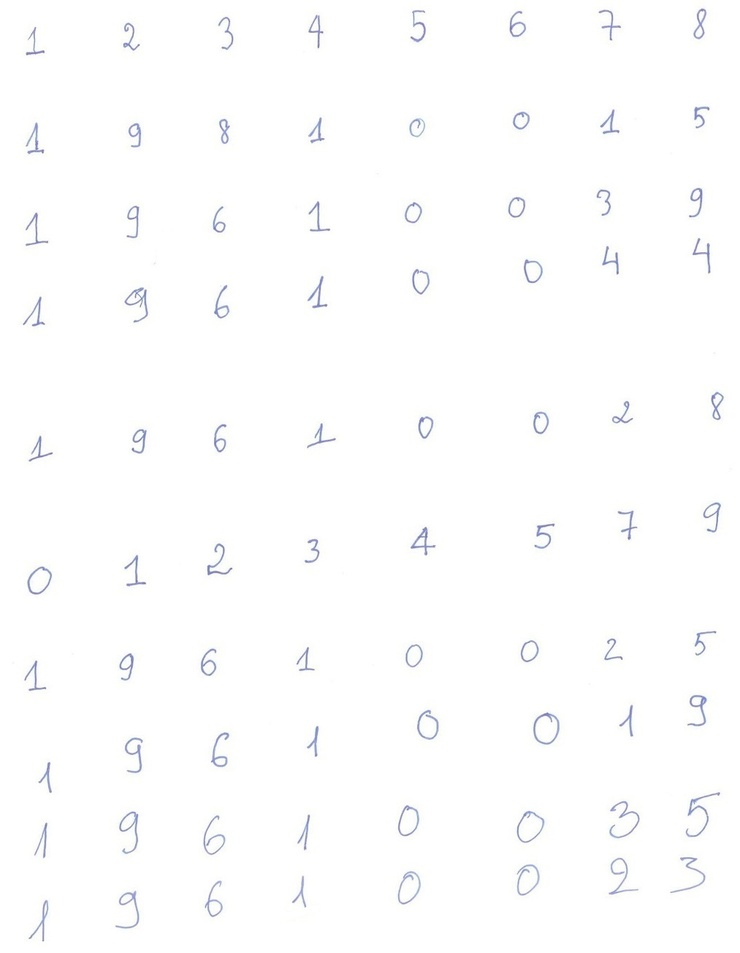
#> input picture nhan_dang_chu_viet_tay_mnist/nhan_dang_chu_so_viet_tay/ChuSoReSize.jpg, 740 x 953 px, shrunk from 1013 x 1304 before the run, found by its file name
$ python b1_phan_nguong.py
#> lines starting #> are read from the running program, lines starting #| are printed output that depends on the picture; after the words box and inside, x2 and y2 are one past the last pixel; in counts of white or black regions, pixels touching at a corner belong together
import cv2
import numpy as np
import pytesseract

imgin = cv2.imread("ChuSoResize.jpg", cv2.IMREAD_GRAYSCALE)
#> imgin: shape (953, 740); min 117, max 255, mean 253.3
val, temp = cv2.threshold(imgin, 200, 255, cv2.THRESH_BINARY_INV + cv2.THRESH_OTSU)
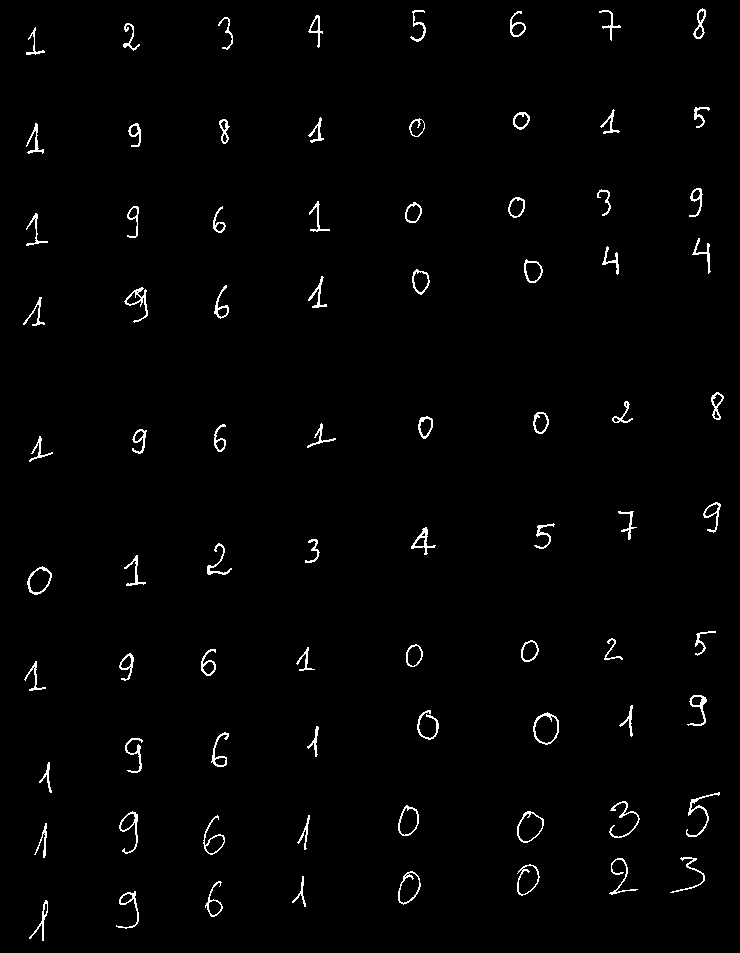
#> temp: shape (953, 740); 1.5% white in thin lines or dots
#> val = 212
print("val ", val)
#| val  212.0
# cv2.imshow("Temp", temp)

dem, label = cv2.connectedComponents(temp)
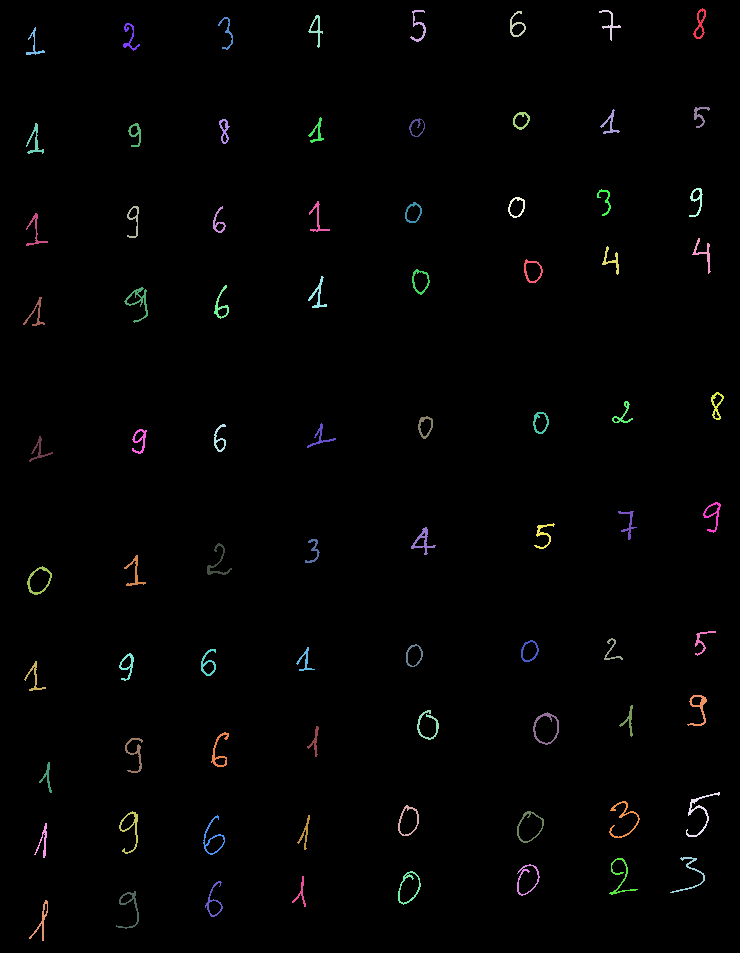
#> label: shape (953, 740) int32; 81 distinct labels, from 0 to 80; one colour per label, 0 black
#> dem = 81

a = np.zeros(dem, np.int32)
#> a = 81 values from 0 to 0
M, N = label.shape
#> M = 953; N = 740
for x in range(0, M):
    for y in range(0, N):
        r = label[x, y]
        a[r] += 1
#> after the loop, a = 81 values, max 694456 at index 0, min 86 at index 14, mean 8706.4

max = max(a[1:])
#> max = 223
nguong = max // 10
#> nguong = 22

# [11 lines of commented-out code are left out]

imgout = np.zeros((M, N), np.uint8)
k = 1
for r in range(1, dem):
    if a[r] > nguong:
        xmin = M - 1
        ymin = N - 1
        xmax = 0
        ymax = 0
        for x in range(0, M):
            for y in range(0, N):
                if label[x, y] == r:
                    if x < xmin:
                        xmin = x
                    if y < ymin:
                        ymin = y
                    if x > xmax:
                        xmax = x
                    if y > ymax:
                        ymax = y
                    imgout[x, y] = 255
        print("k =", k)
        k += 1
        word = imgout[xmin : xmax + 1, ymin : ymax + 1]
        custom_config = r"--oem 3 --psm 6"
#> (the run stopped early here; a loop or call above may not have finished)

$ run again, with nhan_dang_chu_viet_tay_mnist/nhan_dang_chu_so_viet_tay/ChuSo.bmp saved as nhan_dang_chu_viet_tay_mnist/nhan_dang_chu_so_viet_tay/ChuSoReSize.jpg
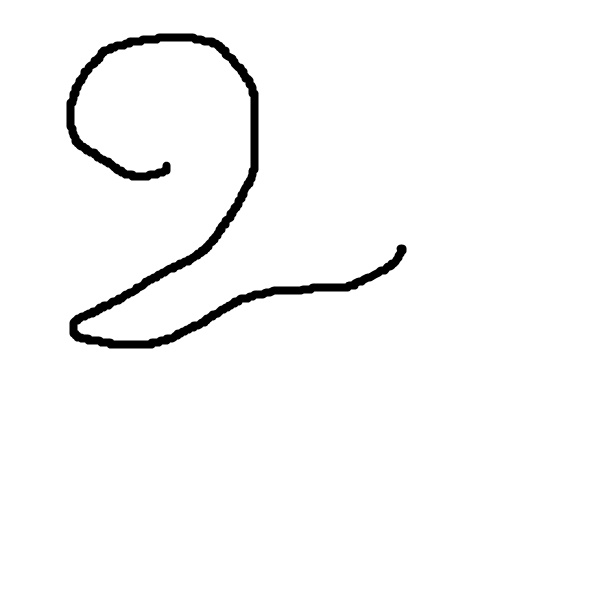
#> input picture nhan_dang_chu_viet_tay_mnist/nhan_dang_chu_so_viet_tay/ChuSo.bmp, 609 x 607 px, found by its file name
#> imgin is the input picture: shape (607, 609); min 0, max 255, mean 248.6
#> `val, temp = cv2.threshold(imgin, 200, 255, cv2.THRESH_BINARY_INV + cv2..`:
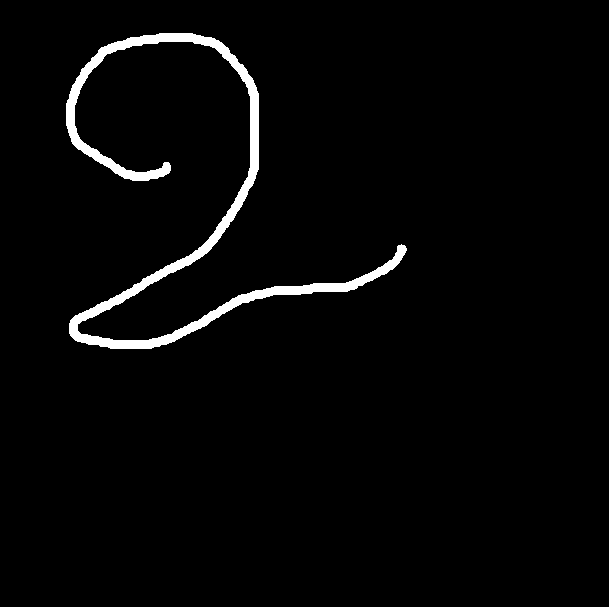
#> temp: shape (607, 609); 2.6% white; 1 white region, box (x1, y1, x2, y2) and area: (66, 33, 407, 349) 9610
#> val = 135
#| val  135.0
#> dem = 2
#> after the loop `for x in range(0, M):`: a = [360053, 9610]
#> max = 9610
#> nguong = 961
